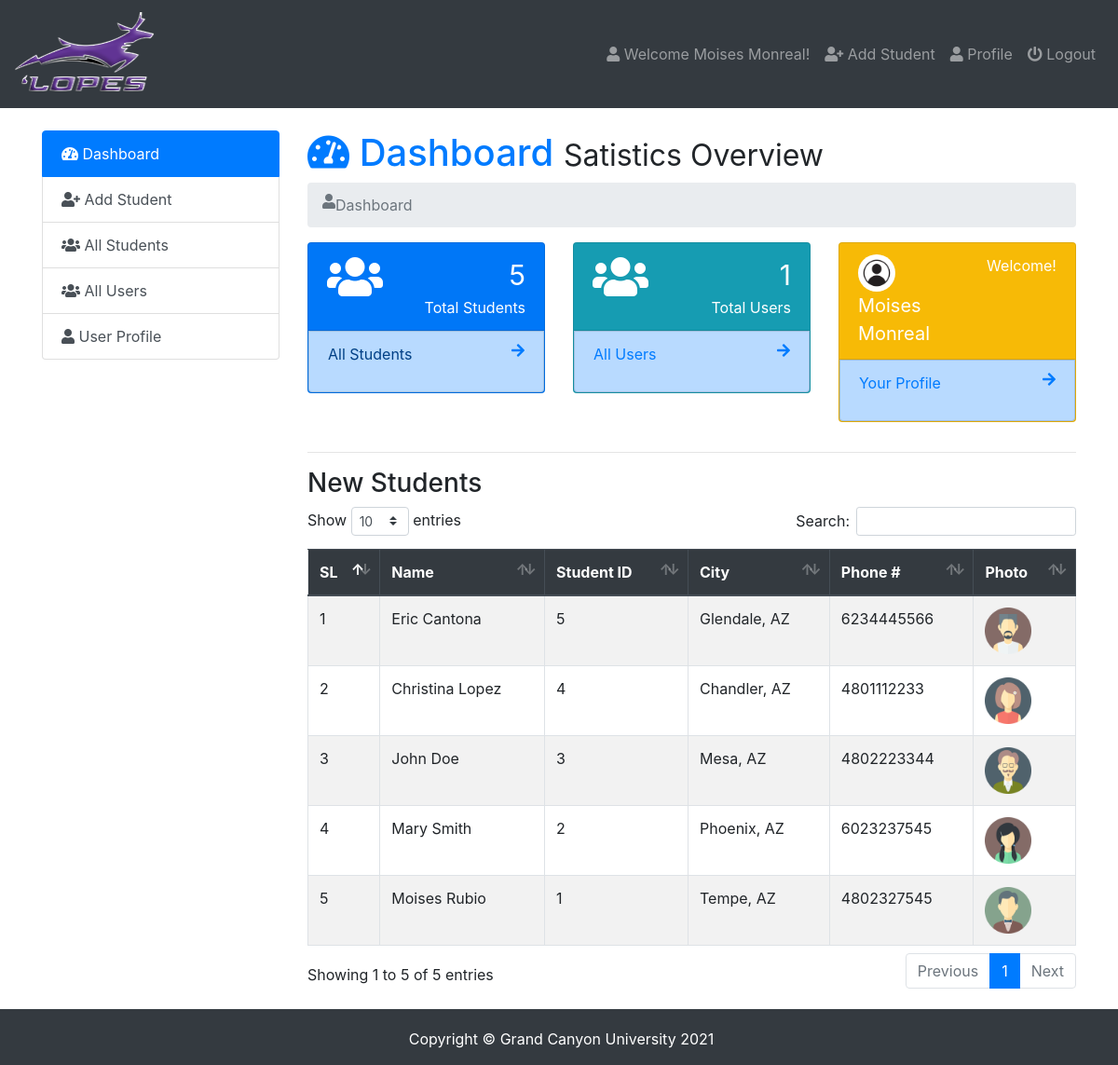
/admin/index.php (signed in), run on the app's committed database.
### tables this page shows
CREATE TABLE `users` (
  `id` int(5) NOT NULL,
  `name` varchar(50) NOT NULL,
  `email` varchar(50) NOT NULL,
  `username` varchar(50) NOT NULL,
  `password` varchar(100) NOT NULL,
  `photo` varchar(50) NOT NULL,
  `status` varchar(12) NOT NULL,
  `datetime` timestamp NOT NULL DEFAULT current_timestamp()
);

CREATE TABLE `student_info` (
  `id` int(5) NOT NULL,
  `name` varchar(20) NOT NULL,
  `studentID` int(6) NOT NULL,
  `class` varchar(3) NOT NULL,
  `city` varchar(15) NOT NULL,
  `pcontact` varchar(11) NOT NULL,
  `photo` varchar(50) NOT NULL,
  `datetime` timestamp NOT NULL DEFAULT current_timestamp()
);

### admin/dashboard.php (the view, shortened to what this page needs)
<h1><a href="index.php"><i class="fas fa-tachometer-alt"></i>  Dashboard</a> <small>Satistics Overview</small></h1>
<nav aria-label="breadcrumb">
  <ol class="breadcrumb">
     <li class="breadcrumb-item active" aria-current="page"><i class="fas fa-user"></i> Dashboard</li>
  </ol>
</nav>
<div class="row student">
  <div class="col-sm-4">
     <div class="card text-white bg-primary mb-3">
      <div class="card-header">
        <div class="row">
          <div class="col-sm-4">
            <i class="fa fa-users fa-3x"></i>
          </div>
          <div class="col-sm-8">
            <div class="float-sm-right">&nbsp;<span style="font-size: 30px"><?php $stu=mysqli_query($db_con,'SELECT * FROM `student_info`'); $stu= mysqli_num_rows($stu); echo $stu; ?></span></div>
            <div class="clearfix"></div>
            <div class="float-sm-right">Total Students</div>
          </div>
        </div>
      </div>
      <div class="list-group-item-primary list-group-item list-group-item-action">
        <div class="row">
          <div class="col-sm-8">
            <p class="">All Students</p>
          </div>
          <div class="col-sm-4">
            <a href="all-student.php"><i class="fa fa-arrow-right float-sm-right"></i></a>
          </div>
        </div>
      </div>
    </div>
  </div>
  <div class="col-sm-4">
     <div class="card text-white bg-info mb-3">
      <div class="card-header">
        <div class="row">
          <div class="col-sm-4">
            <i class="fa fa-users fa-3x"></i>
          </div>
          <div class="col-sm-8">
            <div class="float-sm-right">&nbsp;<span style="font-size: 30px"><?php $tusers=mysqli_query($db_con,'SELECT * FROM `users`'); $tusers= mysqli_num_rows($tusers); echo $tusers; ?></span></div>
            <div class="clearfix"></div>
            <div class="float-sm-right">Total Users</div>
          </div>
        </div>
      </div>
      <div class="list-group-item-primary list-group-item list-group-item-action">
         <a href="index.php?page=all-users">
        <div class="row">
          <div class="col-sm-8">
            <p class="">All Users</p>
          </div>
          <div class="col-sm-4">
           <i class="fa fa-arrow-right float-sm-right"></i>
          </div>
        </div>
        </a>
      </div>
    </div>
  </div>
  <div class="col-sm-4">
     <div class="card text-white bg-warning mb-3">
      <div class="card-header">
        <div class="row">
          <?php $usernameshow = $_SESSION['user_login']; $userspro = mysqli_query($db_con,"SELECT * FROM `users` WHERE `username`='$usernameshow';"); $userrow=mysqli_fetch_array($userspro); ?>
          <div class="col-sm-6">
            <img class="showimg" src="images/<?php echo $userrow['photo']; ?>">
            <div style="font-size: 20px"><?php echo ucwords($userrow['name']); ?></div>
          </div>
          <div class="col-sm-6">
            <div class="float-sm-right">Welcome!</div>
          </div>
        </div>
      </div>
      <div class="list-group-item-primary list-group-item list-group-item-action">
        <a href="index.php?page=user-profile">
        <div class="row">
          <div class="col-sm-8">
            <p class="">Your Profile</p>
          </div>
          <div class="col-sm-4">
            <i class="fa fa-arrow-right float-sm-right"></i>
          </div>
        </div>
        </a>
      </div>
    </div>
  </div>
</div>
<hr>
<h3>New Students</h3>
<table class="table  table-striped table-hover table-bordered" id="data">
  <thead class="thead-dark">
    <tr>
      <th scope="col">SL</th>
      <th scope="col">Name</th>
      <th scope="col">Student ID</th>
      <th scope="col">City</th>
      <th scope="col">Phone #</th>
      <th scope="col">Photo</th>
    </tr>
  </thead>
  <tbody>
    <?php
      $query=mysqli_query($db_con,'SELECT * FROM `student_info` ORDER BY `student_info`.`datetime` DESC;');
      $i=1;
      while ($result = mysqli_fetch_array($query)) { ?>
      <tr>
        <?php
        echo '<td>'.$i.'</td>
          <td>'.ucwords($result['name']).'</td>
          <td>'.$result['studentID'].'</td>
          <td>'.ucwords($result['city']).'</td>
          <td>'.$result['pcontact'].'</td>
          <td><img src="images/'.$result['photo'].'" height="50px"></td>';?>
      </tr>
     <?php $i++;} ?>
  </tbody>
</table>

### admin/index.php (shortened to what this page needs)
<?php require_once 'db_con.php';
?>
<!doctype html>
<html lang="en">
  <head>
    <link rel="stylesheet" href="../css/bootstrap.min.css">
    <link rel="stylesheet" href="../css/dataTables.bootstrap4.min.css">
    <link rel="stylesheet" href="../css/fontawesome.min.css">
    <link rel="stylesheet" href="../css/solid.min.css">
    <link rel="stylesheet" href="https://cdnjs.cloudflare.com/ajax/libs/animate.css/4.0.0/animate.min.css"/>
    <link rel="stylesheet" type="text/css" href="../css/style.css">
  </head>
  <body>
<nav class="navbar navbar-expand-lg navbar-dark bg-dark">
  <a class="navbar-brand" href="index.php"><img src="images/logo.png" alt="gcu logo" width="150" height="90"></a>
  <div class="navbar-collapse collapse justify-content-end" id="navbarSupportedContent">
    <?php $showuser = $_SESSION['user_login']; $haha = mysqli_query($db_con,"SELECT * FROM `users` WHERE `username`='$showuser';"); $showrow=mysqli_fetch_array($haha); ?>
    <ul class="nav navbar-nav ">
      <li class="nav-item"><a class="nav-link" href="index.php?page=user-profile"><i class="fa fa-user"></i> Welcome <?php echo $showrow['name']; ?>!</a></li>
      <li class="nav-item"><a class="nav-link" href="index.php?page=add-student"><i class="fa fa-user-plus"></i> Add Student</a></li>
      <li class="nav-item"><a class="nav-link" href="index.php?page=user-profile"><i class="fa fa-user"></i> Profile</a></li>
      <li class="nav-item"><a class="nav-link" href="logout.php"><i class="fa fa-power-off"></i> Logout</a></li>
    </ul>
  </div>
</nav>
<br>
    <div class="container">
        <div class="row">
          <div class="col-md-3">
            <div class="list-group">
              <a href="index.php?page=dashboard" class="list-group-item list-group-item-action active">
               <i class="fas fa-tachometer-alt"></i> Dashboard
              </a>
              <a href="index.php?page=add-student" class="list-group-item list-group-item-action"><i class="fa fa-user-plus"></i> Add Student</a>
              <a href="index.php?page=all-student" class="list-group-item list-group-item-action"><i class="fa fa-users"></i> All Students</a>
              <a href="index.php?page=all-users" class="list-group-item list-group-item-action"><i class="fa fa-users"></i> All Users</a>
              <a href="index.php?page=user-profile" class="list-group-item list-group-item-action"><i class="fa fa-user"></i> User Profile</a>
            </div>
          </div>
          <div class="col-md-9">
             <div class="content">
                 <?php
                   if (isset($_GET['page'])) {
                    $page = $_GET['page'].'.php';
                    }else{
                      $page = 'dashboard.php';
                    }
                    if (file_exists($page)) {
                      require_once $page;
                    }else{
                      require_once '404.php';
                    }
                  ?>
             </div>
        </div>
        </div>
    </div>
    <footer class="footer">
      <div class="container" style="text-align:center;">
        <p>Copyright &copy; Grand Canyon University <?php echo date('Y') ?></p>
      </div>
    </footer>
  </body>
</html>

### css/style.css (style rules this page uses)
body { margin:0; padding:0; height:100%; margin-bottom: 80px; }
footer { background: #343a40; color:#fff; padding: 20px 0px 5px 5px; position: fixed; bottom: 0px; height: 60px; width: 100%; text-align: center; }
img.showimg { border-radius: 50%; height: 40px; width: 40px; }

### data on the page
users: name "Moises Monreal", photo (picture)
student_info: name "Eric Cantona", studentID "5", city "Glendale, AZ", pcontact "6234445566", photo (picture)
student_info: name "Christina Lopez", studentID "4", city "Chandler, AZ", pcontact "4801112233", photo (picture)
student_info: name "John Doe", studentID "3", city "Mesa, AZ", pcontact "4802223344", photo (picture)
student_info: name "Mary Smith", studentID "2", city "Phoenix, AZ", pcontact "6023237545", photo (picture)
student_info: name "Moises Rubio", studentID "1", city "Tempe, AZ", pcontact "4802327545", photo (picture)

### other printed values
$stu "5"
$tusers "1"
